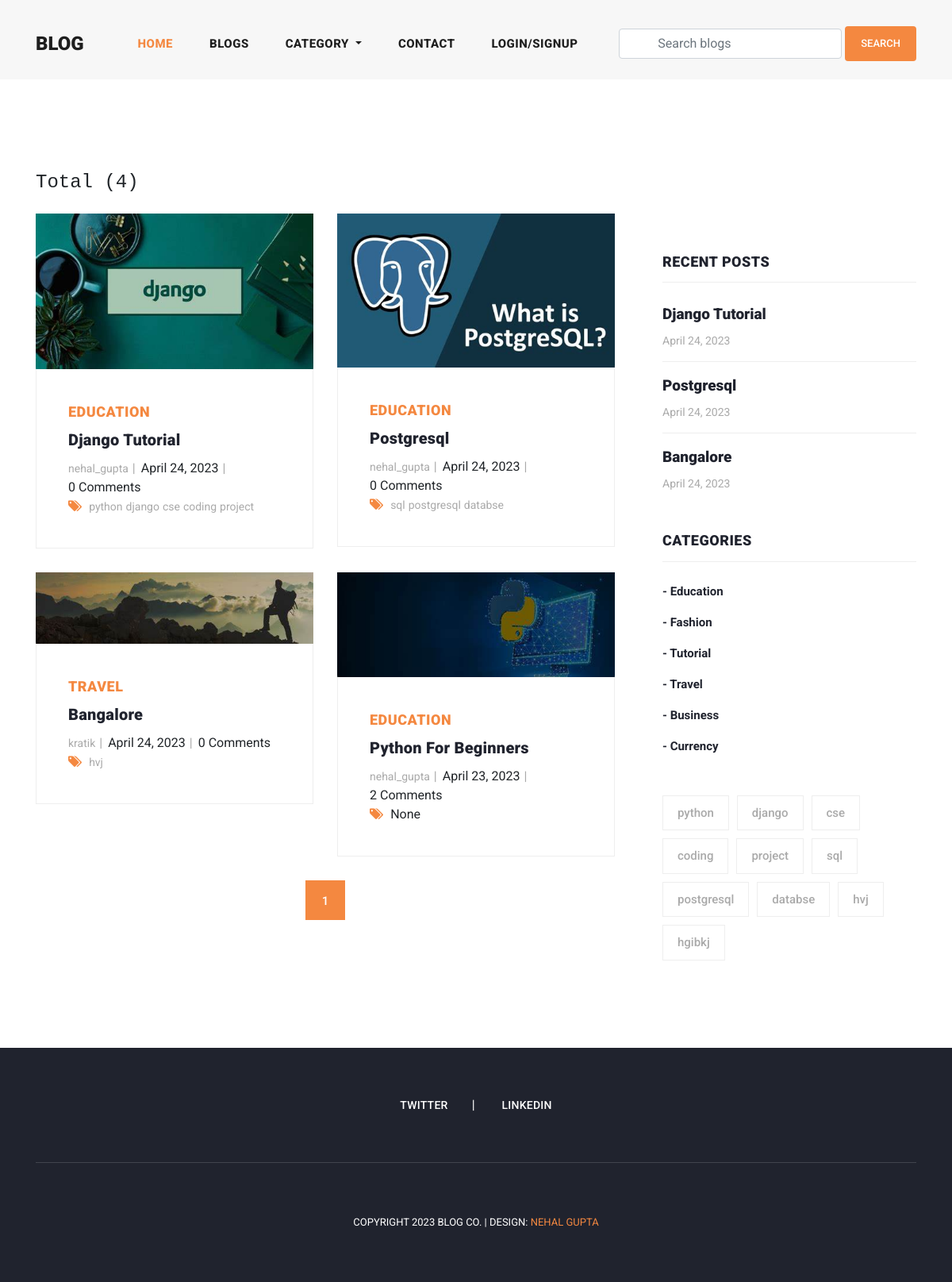
The app's page /blogs/ with its own data.
### blog/models.py (models this page shows, shortened)
class Blog(models.Model):
    user = models.ForeignKey(
        User,
        related_name='user_blogs',
        on_delete=models.CASCADE
    )
    category = models.ForeignKey(
        Category,
        related_name='category_blogs',
        on_delete=models.CASCADE
    )
    tags = models.ManyToManyField(
        Tag,
        related_name='tag_blogs',
        blank=True
    )
    likes = models.ManyToManyField(
        User,
        related_name='user_likes',
        blank=True
    )
    title = models.CharField(
        max_length=250
    )
    slug = models.SlugField(null=True, blank=True)
    banner = models.ImageField(upload_to='blog_banners')
    description = RichTextField()
    created_date = models.DateField(auto_now_add=True)

class Category(models.Model):
    title = models.CharField(max_length=150, unique=True)
    slug = models.SlugField(null=True, blank=True)
    created_date = models.DateField(auto_now_add=True)

class Tag(models.Model):
    title = models.CharField(max_length=150)
    slug = models.SlugField(null=True, blank=True)
    created_date = models.DateField(auto_now_add=True)

### user_profile/models.py (models this page shows, shortened)
class User(AbstractUser):
    email = models.EmailField(
        max_length=150,
        unique=True,
        error_messages={
            "unique": "The email must be unique"
        }
    )
    profile_image = models.ImageField(
        null=True,
        blank=True,
        upload_to="profile_images"
    )
    followers = models.ManyToManyField("Follow")
    REQUIRED_FIELDS = ["email"]
    objects = CustomUserManager()

### blog/views.py (the view)
# urls.py: path('blogs/', blogs, name='blogs'),
def blogs(request):
    queryset = Blog.objects.order_by('-created_date')
    tags = Tag.objects.order_by('-created_date')
    page = request.GET.get('page', 1)
    paginator = Paginator(queryset, 4)
    try:
        blogs = paginator.page(page)
    except EmptyPage:
        blogs = paginator.page(1)
    except PageNotAnInteger:
        blogs = paginator.page(1)
        return redirect('blogs')
    context = {
        "blogs": blogs,
        "tags": tags,
        "paginator": paginator
    }
    return render(request, 'blogs.html', context)

### blog/context_processors.py (called while the page is built)
def get_all_categories(request):
    categories = Category.objects.all()
    context = {
        "categories": categories
    }
    return context

### user_profile/context_processors.py (called while the page is built, shortened)
def user_notifications(request):
    context = {}
    return context

### templates/blogs.html (shortened to what this page needs)
{% extends 'base.html' %}
{% load static %}
{% block content %}
    <section class="blog-posts grid-system">
      <div class="container">
        <div class="row">
          <div class="col-md-8 py-3 mb-2">
            <h4 class="text-monospace">Total ({{paginator.object_list.count}})</h4>
          </div>
          <div class="col-lg-8">
            <div class="all-blog-posts">
              <div class="row">
                {% for blog in blogs %}
                {% include 'blog_card.html' %}
                {% endfor %}
                <div class="col-lg-12">
                  {% include 'pagination.html' %}
                </div>
              </div>
            </div>
          </div>
          {% include 'sidebar.html' %}
        </div>
      </div>
    </section>
{% endblock content %}

### templates/blog_card.html
{% load static %}
<div class="col-lg-6">
    <div class="blog-post">
      <div class="blog-thumb">
        <img src="{{blog.banner.url}}" alt="">
      </div>
      <div class="down-content">
        <span>{{blog.category.title}}</span>
        <a href="{% url 'blog_details' blog.slug %}"><h4>{{blog.title}}</h4></a>
        <ul class="post-info">
          <li><a href="{% url 'view_user_information' blog.user.username %}">{{blog.user.username}}</a></li>
          <li>{{blog.created_date}}</li>
          <li>{{blog.blog_comments.all.count}} Comments</li>
        </ul>
        <div class="post-options">
          <div class="row">
            <div class="col-lg-12">
              <ul class="post-tags">
                <li><i class="fa fa-tags"></i></li>
                {% if blog.tags.all.count > 0 %}
                {% for tag in blog.tags.all %}
                <li><a href="#">{{tag.title}}</a></li>
                {% endfor %}
                {% else %}
                None
                {% endif %}
              </ul>
            </div>
          </div>
        </div>
      </div>
    </div>
  </div>

### templates/sidebar.html (shortened to what this page needs)
<div class="col-lg-4">
    <div class="sidebar">
      <div class="row">
        <div class="col-lg-12">
          <div class="sidebar-item recent-posts">
            <div class="sidebar-heading">
              <h2>Recent Posts</h2>
            </div>
            <div class="content">
              <ul>
                {% for blog in blogs|slice:"3" %}
                <li><a href="{% url 'blog_details' blog.slug %}">
                  <h5>{{blog.title}}</h5>
                  <span>{{blog.created_date}}</span>
                </a></li>
                {% endfor %}
              </ul>
            </div>
          </div>
        </div>
        <div class="col-lg-12">
          <div class="sidebar-item categories">
            <div class="sidebar-heading">
              <h2>Categories</h2>
            </div>
            <div class="content">
              <ul>
                {% for category in categories %}
                <li><a href="{% url 'category_blogs' category.slug %}">- {{category.title}}</a></li>
                {% endfor %}
              </ul>
            </div>
          </div>
        </div>
        <div class="col-lg-12">
          <div class="sidebar-item tags">
            <div class="content">
              <ul>
                {% for tag in tags %}
                <li><a href="{% url 'tag_blogs' tag.slug %}">{{tag.title}}</a></li>
                {% endfor %}
              </ul>
            </div>
          </div>
        </div>
      </div>
    </div>
  </div>

### assets/css/templatemo-stand-blog.css (style rules this page uses)
body { font-family: 'Roboto', sans-serif; overflow-x: hidden; text-rendering: optimizeLegibility; -webkit-font-smoothing: antialiased; -moz-osx-font-smoothing: grayscale; }
a { text-decoration: none!important; }
ul { padding: 0; margin: 0; list-style: none; }
h1,h2,h3,h4,h5,h6 { margin: 0px; }
.blog-posts { margin-top: 100px; }
.blog-posts .blog-post { margin-bottom: 30px; }
.blog-posts .blog-thumb img { width: 100%; overflow: hidden; }
.blog-posts .down-content { padding: 40px; border-right: 1px solid #eee; border-left: 1px solid #eee; border-bottom: 1px solid #eee; }
.blog-posts .down-content span { font-size: 18px; text-transform: uppercase; letter-spacing: 0.5px; font-weight: 900; color: #f48840; }
.blog-posts .down-content h4 { font-size: 24px; text-transform: capitalize; letter-spacing: 0.5px; font-weight: 900; color: #20232e; margin: 10px 0px 12px 0px; }
.blog-posts .down-content ul.post-info li { display: inline-block; margin-right: 8px; }
.blog-posts .down-content ul.post-info li:after { content: '|'; color: #aaa; margin-left: 8px; }
.blog-posts .down-content h4 { font-size: 20px; letter-spacing: 0.25px; }
.grid-system .down-content ul.post-info li { margin-right: 3px; }
.grid-system .down-content ul.post-info li:after { margin-left: 5px; }
.blog-posts .down-content ul.post-info li:last-child::after { display: none; }
.blog-posts .down-content ul.post-info li a { font-size: 14px; color: #aaa; font-weight: 400; transition: all .3s; }
.blog-posts .down-content ul.post-tags li, .blog-posts .down-content ul.post-share li { display: inline-block; }
.blog-posts .down-content ul.post-tags li:first-child i, .blog-posts .down-content ul.post-share li:first-child i { color: #f48840; margin-right: 5px; }
.blog-posts .down-content ul.post-tags li, .blog-posts .down-content ul.post-share li { color: #aaa; }
.blog-posts .down-content ul.post-tags li a, .blog-posts .down-content ul.post-share li a { font-size: 14px; color: #aaa; font-weight: 400; transition: all .3s; }
.blog-posts .sidebar-heading h2 { font-size: 18px; text-transform: uppercase; font-weight: 900; letter-spacing: 0.5px; color: #20232e; border-bottom: 1px solid #eee; padding-bottom: 15px; margin-bottom: 25px; }
.sidebar { margin-left: 30px; }
.sidebar .sidebar-item { margin-top: 50px; }
.sidebar .sidebar-heading h2 { font-size: 18px; text-transform: uppercase; font-weight: 900; letter-spacing: 0.5px; color: #20232e; border-bottom: 1px solid #eee; padding-bottom: 15px; margin-bottom: 25px; }
.sidebar .recent-posts ul li { margin-bottom: 15px; padding-bottom: 15px; border-bottom: 1px solid #eee; }
.sidebar .recent-posts ul li:last-child { margin-bottom: 0px; padding-bottom: 0px; border-bottom: none; }
.sidebar .recent-posts ul li h5 { font-size: 19px; font-weight: 900; color: #20232e; line-height: 30px; transition: all 0.3s; }
.sidebar .recent-posts ul li span { display: block; font-size: 14px; color: #aaa; margin-top: 8px; }
.sidebar .categories ul li { margin-bottom: 15px; }
.sidebar .categories ul li:last-child { margin-bottom: 0px; }
.sidebar .categories ul li a { font-size: 15px; font-weight: 700; color: #20232e; transition: all .3s; }
.sidebar .tags ul li { margin-right: 6px; display: inline-block; }
.sidebar .tags ul li { margin-bottom: 10px; }
.sidebar .tags ul li a { font-size: 15px; font-weight: 500; color: #aaa; display: inline-block; border: 1px solid #eee; padding: 10px 18px; transition: all .3s; }

### records on screen
Blog: banner (picture), category "EDUCATION", title "Django Tutorial", user.username "nehal_gupta", created_date "April 24, 2023", blog_comments.all.count "0"
Tag: title "python"
Tag: title "django"
Tag: title "cse"
Tag: title "coding"
Tag: title "project"
Blog: banner (picture), category "EDUCATION", title "Postgresql", user.username "nehal_gupta", created_date "April 24, 2023", blog_comments.all.count "0"
Tag: title "sql"
Tag: title "postgresql"
Tag: title "databse"
Blog: banner (picture), category "TRAVEL", title "Bangalore", user.username "kratik", created_date "April 24, 2023", blog_comments.all.count "0"
Tag: title "hvj"
Blog: banner (picture), category "EDUCATION", title "Python For Beginners", user.username "nehal_gupta", created_date "April 23, 2023", blog_comments.all.count "2", shows "None"
Category: title "Education"
Category: title "Fashion"
Category: title "Tutorial"
Category: title "Travel"
Category: title "Business"
Category: title "Currency"
Tag: title "hgibkj"

### other values on screen
{{ paginator.object_list.count }} "4"
{{ page }} "1"
